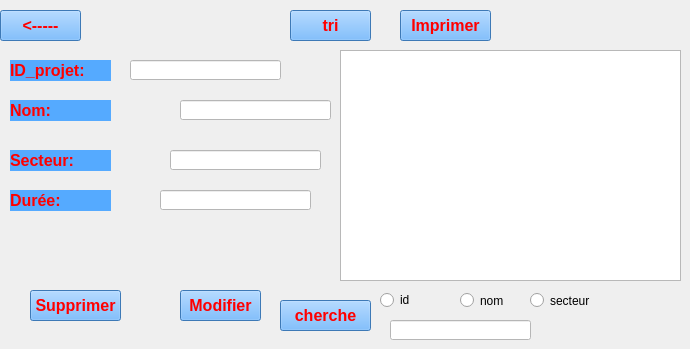
    <widget class="QWidget" name="page3">
     <widget class="QTableView" name="tableView">
      <property name="geometry">
       <rect>
        <x>340</x>
        <y>50</y>
        <width>341</width>
        <height>231</height>
       </rect>
      </property>
      <property name="styleSheet">
       <string notr="true">background-image: url(:/img/White_thumb.png);</string>
      </property>
     </widget>
     <widget class="QLineEdit" name="lineEditidprojet_2">
      <property name="geometry">
       <rect>
        <x>130</x>
        <y>60</y>
        <width>151</width>
        <height>20</height>
       </rect>
      </property>
      <property name="styleSheet">
       <string notr="true">background-color: rgb(255, 255, 255);
color: rgb(255, 255, 255);
</string>
      </property>
     </widget>
     <widget class="QLineEdit" name="lineEditsecteur_2">
      <property name="geometry">
       <rect>
        <x>170</x>
        <y>150</y>
        <width>151</width>
        <height>20</height>
       </rect>
      </property>
      <property name="styleSheet">
       <string notr="true">background-color: rgb(255, 255, 255);
color: rgb(255, 255, 255);
</string>
      </property>
     </widget>
     <widget class="QLabel" name="label_5">
      <property name="geometry">
       <rect>
        <x>10</x>
        <y>100</y>
        <width>101</width>
        <height>21</height>
       </rect>
      </property>
      <property name="font">
       <font>
        <pointsize>12</pointsize>
        <weight>75</weight>
        <bold>true</bold>
       </font>
      </property>
      <property name="styleSheet">
       <string notr="true">color: rgb(255, 0, 0);
background-color: rgb(85, 170, 255);</string>
      </property>
      <property name="text">
       <string>Nom:</string>
      </property>
     </widget>
     <widget class="QLabel" name="label_6">
      <property name="geometry">
       <rect>
        <x>10</x>
        <y>150</y>
        <width>101</width>
        <height>21</height>
       </rect>
      </property>
      <property name="font">
       <font>
        <pointsize>12</pointsize>
        <weight>75</weight>
        <bold>true</bold>
       </font>
      </property>
      <property name="styleSheet">
       <string notr="true">color: rgb(255, 0, 0);
background-color: rgb(85, 170, 255);</string>
      </property>
      <property name="text">
       <string>Secteur:</string>
      </property>
     </widget>
     <widget class="QLabel" name="label_7">
      <property name="geometry">
       <rect>
        <x>10</x>
        <y>60</y>
        <width>101</width>
        <height>21</height>
       </rect>
      </property>
      <property name="font">
       <font>
        <pointsize>12</pointsize>
        <weight>75</weight>
        <bold>true</bold>
       </font>
      </property>
      <property name="styleSheet">
       <string notr="true">color: rgb(255, 0, 0);
background-color: rgb(85, 170, 255);</string>
      </property>
      <property name="text">
       <string>ID_projet:</string>
      </property>
     </widget>
     <widget class="QLabel" name="label_8">
      <property name="geometry">
       <rect>
        <x>10</x>
        <y>190</y>
        <width>101</width>
        <height>21</height>
       </rect>
      </property>
      <property name="font">
       <font>
        <pointsize>12</pointsize>
        <weight>75</weight>
        <bold>true</bold>
       </font>
      </property>
      <property name="styleSheet">
       <string notr="true">color: rgb(255, 0, 0);
background-color: rgb(85, 170, 255);</string>
      </property>
      <property name="text">
       <string>Durée:</string>
      </property>
     </widget>
     <widget class="QLineEdit" name="lineEditnom_2">
      <property name="geometry">
       <rect>
        <x>180</x>
        <y>100</y>
        <width>151</width>
        <height>20</height>
       </rect>
      </property>
      <property name="styleSheet">
       <string notr="true">background-color: rgb(255, 255, 255);
color: rgb(255, 255, 255);
</string>
      </property>
     </widget>
     <widget class="QLineEdit" name="lineEdit_5">
      <property name="geometry">
       <rect>
        <x>160</x>
        <y>190</y>
        <width>151</width>
        <height>20</height>
       </rect>
      </property>
      <property name="styleSheet">
       <string notr="true">background-color: rgb(255, 255, 255);
color: rgb(255, 255, 255);
</string>
      </property>
     </widget>
     <widget class="QPushButton" name="pushButtonsuppp5">
      <property name="geometry">
       <rect>
        <x>30</x>
        <y>290</y>
        <width>91</width>
        <height>31</height>
       </rect>
      </property>
      <property name="font">
       <font>
        <pointsize>12</pointsize>
        <weight>75</weight>
        <bold>true</bold>
       </font>
      </property>
      <property name="styleSheet">
       <string notr="true">color: rgb(170, 0, 0);
background-color: rgb(85, 170, 255);
color: qlineargradient(spread:pad, x1:0, y1:0, x2:0, y2:1, stop:0 rgba(255, 255, 255, 255), stop:0.495 rgba(255, 255, 255, 255), stop:0.505 rgba(255, 0, 0, 255), stop:1 rgba(255, 0, 0, 255));</string>
      </property>
      <property name="text">
       <string>Supprimer</string>
      </property>
     </widget>
     <widget class="QPushButton" name="pushButtonmodifier">
      <property name="geometry">
       <rect>
        <x>180</x>
        <y>290</y>
        <width>81</width>
        <height>31</height>
       </rect>
      </property>
      <property name="font">
       <font>
        <pointsize>12</pointsize>
        <weight>75</weight>
        <bold>true</bold>
       </font>
      </property>
      <property name="styleSheet">
       <string notr="true">color: rgb(170, 0, 0);
background-color: rgb(85, 170, 255);
color: qlineargradient(spread:pad, x1:0, y1:0, x2:0, y2:1, stop:0 rgba(255, 255, 255, 255), stop:0.495 rgba(255, 255, 255, 255), stop:0.505 rgba(255, 0, 0, 255), stop:1 rgba(255, 0, 0, 255));</string>
      </property>
      <property name="text">
       <string>Modifier</string>
      </property>
     </widget>
     <widget class="QPushButton" name="pushButtonreturn">
      <property name="geometry">
       <rect>
        <x>0</x>
        <y>10</y>
        <width>81</width>
        <height>31</height>
       </rect>
      </property>
      <property name="font">
       <font>
        <pointsize>12</pointsize>
        <weight>75</weight>
        <bold>true</bold>
       </font>
      </property>
      <property name="styleSheet">
       <string notr="true">color: rgb(170, 0, 0);
background-color: rgb(85, 170, 255);
color: qlineargradient(spread:pad, x1:0, y1:0, x2:0, y2:1, stop:0 rgba(255, 255, 255, 255), stop:0.495 rgba(255, 255, 255, 255), stop:0.505 rgba(255, 0, 0, 255), stop:1 rgba(255, 0, 0, 255));</string>
      </property>
      <property name="text">
       <string>&lt;-----</string>
      </property>
     </widget>
     <widget class="QPushButton" name="pushButtontrip3">
      <property name="geometry">
       <rect>
        <x>290</x>
        <y>10</y>
        <width>81</width>
        <height>31</height>
       </rect>
      </property>
      <property name="font">
       <font>
        <pointsize>12</pointsize>
        <weight>75</weight>
        <bold>true</bold>
       </font>
      </property>
      <property name="styleSheet">
       <string notr="true">color: rgb(170, 0, 0);
background-color: rgb(85, 170, 255);
color: qlineargradient(spread:pad, x1:0, y1:0, x2:0, y2:1, stop:0 rgba(255, 255, 255, 255), stop:0.495 rgba(255, 255, 255, 255), stop:0.505 rgba(255, 0, 0, 255), stop:1 rgba(255, 0, 0, 255));</string>
      </property>
      <property name="text">
       <string>tri</string>
      </property>
     </widget>
     <widget class="QPushButton" name="pushButtonimprimerp3">
      <property name="geometry">
       <rect>
        <x>400</x>
        <y>10</y>
        <width>91</width>
        <height>31</height>
       </rect>
      </property>
      <property name="font">
       <font>
        <pointsize>12</pointsize>
        <weight>75</weight>
        <bold>true</bold>
       </font>
      </property>
      <property name="styleSheet">
       <string notr="true">color: rgb(170, 0, 0);
background-color: rgb(85, 170, 255);
color: qlineargradient(spread:pad, x1:0, y1:0, x2:0, y2:1, stop:0 rgba(255, 255, 255, 255), stop:0.495 rgba(255, 255, 255, 255), stop:0.505 rgba(255, 0, 0, 255), stop:1 rgba(255, 0, 0, 255));</string>
      </property>
      <property name="text">
       <string>Imprimer</string>
      </property>
     </widget>
     <widget class="QPushButton" name="pushButtoncherchep3">
      <property name="geometry">
       <rect>
        <x>280</x>
        <y>300</y>
        <width>91</width>
        <height>31</height>
       </rect>
      </property>
      <property name="font">
       <font>
        <pointsize>12</pointsize>
        <weight>75</weight>
        <bold>true</bold>
       </font>
      </property>
      <property name="styleSheet">
       <string notr="true">color: rgb(170, 0, 0);
background-color: rgb(85, 170, 255);
color: qlineargradient(spread:pad, x1:0, y1:0, x2:0, y2:1, stop:0 rgba(255, 255, 255, 255), stop:0.495 rgba(255, 255, 255, 255), stop:0.505 rgba(255, 0, 0, 255), stop:1 rgba(255, 0, 0, 255));</string>
      </property>
      <property name="text">
       <string>cherche</string>
      </property>
     </widget>
     <widget class="QLineEdit" name="lineEditsearch_2">
      <property name="geometry">
       <rect>
        <x>390</x>
        <y>320</y>
        <width>141</width>
        <height>20</height>
       </rect>
      </property>
      <property name="styleSheet">
       <string notr="true">
background-color: rgb(255, 255, 255);
color: rgb(255, 255, 255);</string>
      </property>
     </widget>
     <widget class="QRadioButton" name="radioButtonsecteur">
      <property name="geometry">
       <rect>
        <x>530</x>
        <y>290</y>
        <width>101</width>
        <height>21</height>
       </rect>
      </property>
      <property name="styleSheet">
       <string notr="true">background-image: url(:/img/White_thumb.png);</string>
      </property>
      <property name="text">
       <string>secteur</string>
      </property>
     </widget>
     <widget class="QRadioButton" name="radioButtonnom">
      <property name="geometry">
       <rect>
        <x>460</x>
        <y>290</y>
        <width>61</width>
        <height>21</height>
       </rect>
      </property>
      <property name="styleSheet">
       <string notr="true">background-image: url(:/img/White_thumb.png);</string>
      </property>
      <property name="text">
       <string>nom</string>
      </property>
     </widget>
     <widget class="QRadioButton" name="radioButtonid_projet">
      <property name="geometry">
       <rect>
        <x>380</x>
        <y>290</y>
        <width>51</width>
        <height>20</height>
       </rect>
      </property>
      <property name="styleSheet">
       <string notr="true">background-image: url(:/img/White_thumb.png);</string>
      </property>
      <property name="text">
       <string>id</string>
      </property>
     </widget>
    </widget>
